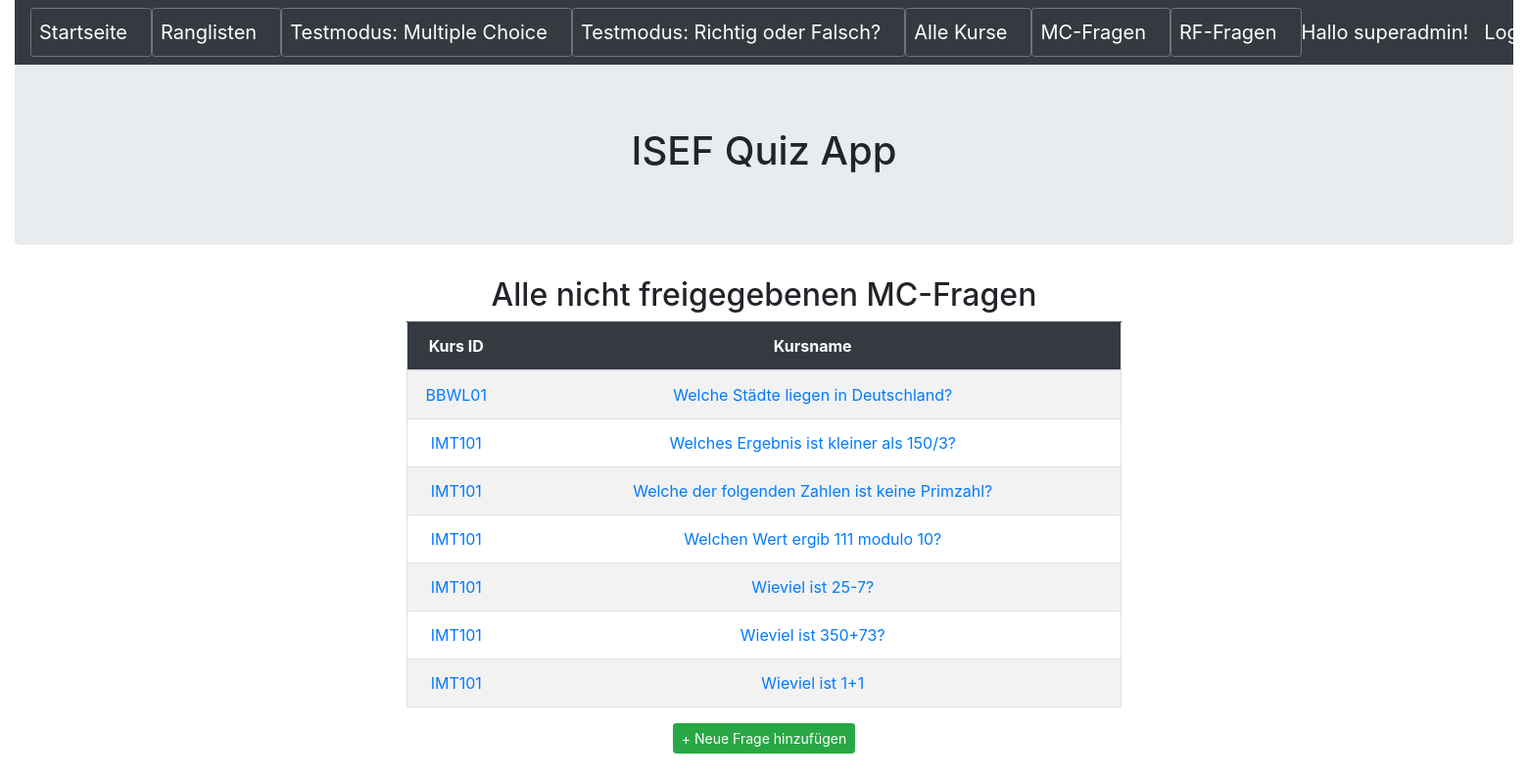
/frage/nichtfreigegeben (signed in), run on an earlier commit of the app's database.
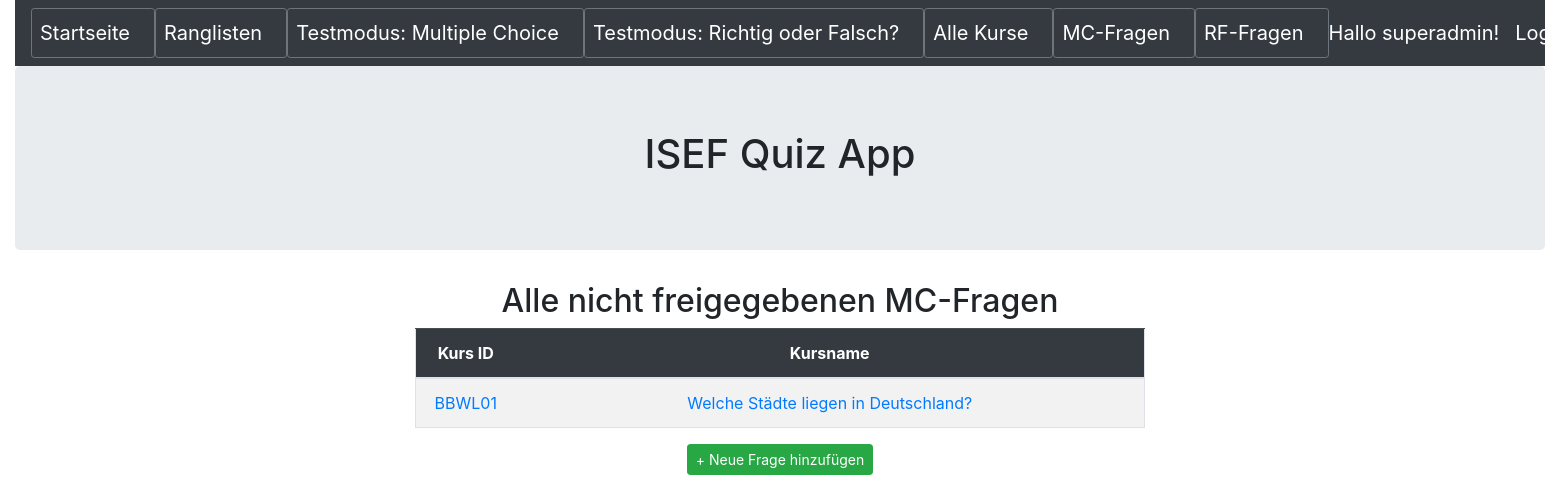
And on a later commit of the database.
### quiz/models.py (models this page shows, shortened)
class Frage(models.Model):
    name = models.CharField(max_length=255,blank=False,help_text='Geben Sie hier die Frage ein')
    kurs = models.ForeignKey(Kurs,null=True,blank=False,on_delete=models.CASCADE,help_text='Wählen Sie den Kurs, welchem die Frage zugewiesen wird')
    antwort1 = models.CharField(max_length=255,blank=False,null=True,help_text='Geben Sie die Antwort1 der Frage ein')
    antwort1richtig = models.BooleanField(default=False,help_text='Geben Sie an ob Antwort1 richtig ist',verbose_name="Antwort1 richtig?")
    antwort2 = models.CharField(max_length=255,blank=False,null=True,help_text='Geben Sie die Antwort2 der Frage ein')
    antwort2richtig = models.BooleanField(default=False,help_text='Geben Sie an ob Antwort2 richtig ist',verbose_name="Antwort2 richtig?")
    antwort3 = models.CharField(max_length=255,blank=True,null=True,help_text='Geben Sie die Antwort3 der Frage ein (optional)')
    antwort3richtig = models.BooleanField(default=False,help_text='Geben Sie an ob Antwort3 richtig ist',verbose_name="Antwort3 richtig?")
    antwort4 = models.CharField(max_length=255,blank=True,null=True,help_text='Geben Sie die Antwort4 der Frage ein (optional)')
    antwort4richtig = models.BooleanField(default=False,help_text='Geben Sie an ob Antwort4 richtig ist',verbose_name="Antwort4 richtig?")
    freigegeben=models.BooleanField(default=False,help_text='Frage freigeben?',verbose_name="Frage freigeben")

class Kurs(models.Model):
    name = models.CharField(max_length=50,help_text='Geben Sie den Namen des Kurses ein')
    beschreibung = models.CharField(max_length=255,help_text='Geben Sie die Beschreibung des Kurses ein')
    def __str__(self):
        return self.name

### quiz/views.py (the view)
# urls.py: path('frage/nichtfreigegeben', FrageNichtFreigegeben.as_view(), name='frage_nichtfreigegeben'),
class FrageNichtFreigegeben(AuthListView):
    model = Frage
    template_name = 'frage/frage_unapproved.html'
    permission_required = ('quiz.view_frage')
    def get_queryset(self):
        return Frage.objects.raw('select * from quiz_frage where freigegeben = False')

### quiz/templates/frage/frage_unapproved.html
{% extends 'base.html' %}
{% block content %}
<div class="container text-center">
	<div class="row justify-content-md-center">
		<div class="col-sm-8 ">
            <h2>Alle nicht freigegebenen MC-Fragen</h2>
            <table class ="table border table-hover table-striped">
                <thead class="table-dark">
					<th width="100" scope = "col">Kurs ID</th>
					<th  scope = "col">Kursname</th>
				</thead>
                <tbody>
                {% for frage in object_list %}
                <tr>
	                    <td><a href="{% url 'frage_detail' frage.pk %}">{{ frage.kurs }}</a></td>
                        <td><a href="{% url 'frage_detail' frage.pk %}">{{ frage.name }}</a></td>
                {% endfor %}
                </tbody>
            </table>
            <a class="btn btn-success btn-sm" href="{% url 'neue_frage' %}">+ Neue Frage hinzufügen</a>
        </div>
	</div>
</div>
{% endblock content %}

What changed in the data, as far as the page shows it:
no longer on this page (row edited): Frage: kurs "IMT101", name "Welches Ergebnis ist kleiner als 150/3?"
no longer on this page (row edited): Frage: kurs "IMT101", name "Welche der folgenden Zahlen ist keine Primzahl?"
no longer on this page (row edited): Frage: kurs "IMT101", name "Welchen Wert ergib 111 modulo 10?"
no longer on this page (row edited): Frage: kurs "IMT101", name "Wieviel ist 25-7?"
no longer on this page (row edited): Frage: kurs "IMT101", name "Wieviel ist 350+73?"
no longer on this page (row edited): Frage: kurs "IMT101", name "Wieviel ist 1+1"
